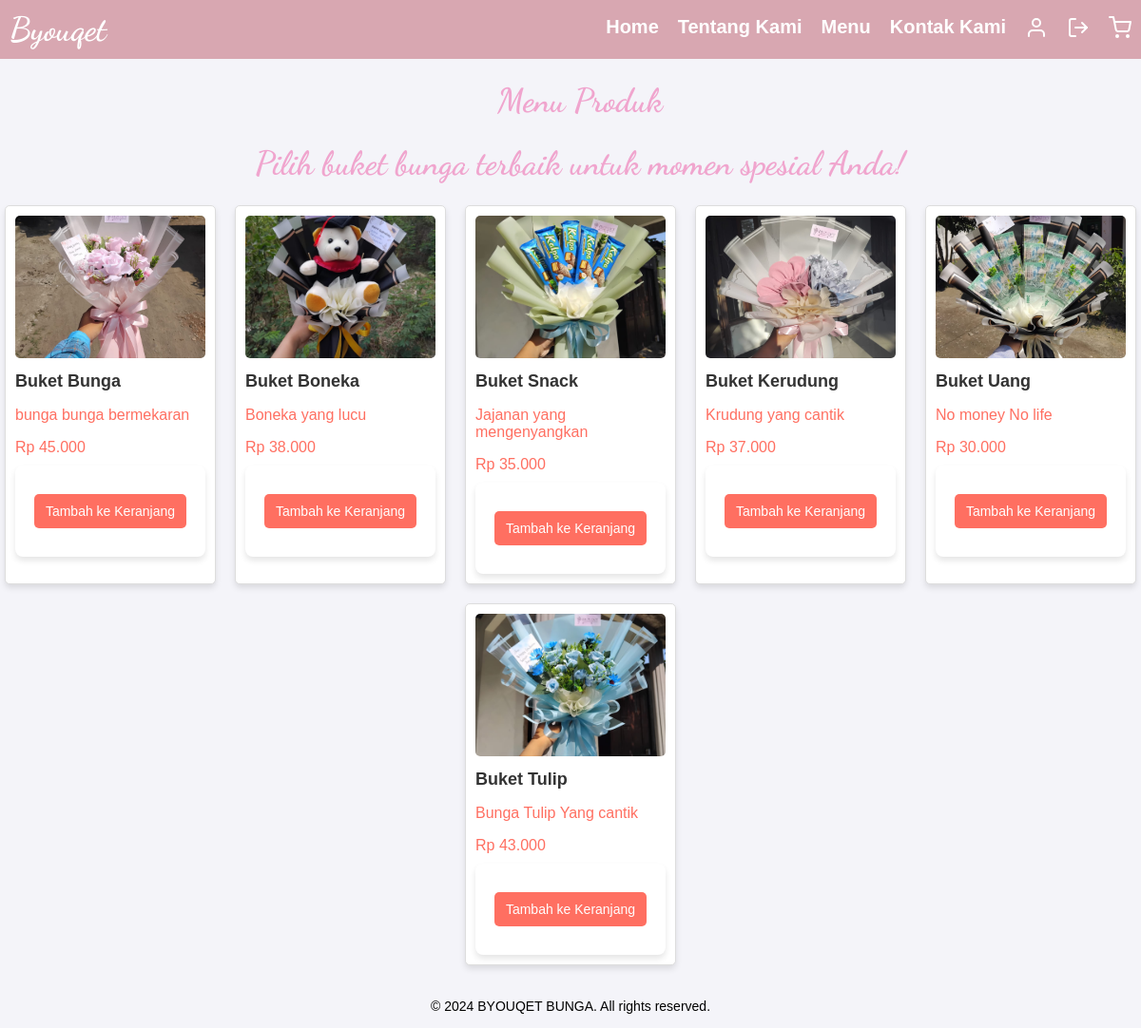
/menu.php (signed in), run on the app's committed database.
### tables this page shows
CREATE TABLE `produk` (
  `id` int(11) NOT NULL,
  `category_id` int(11) NOT NULL,
  `name` varchar(100) NOT NULL,
  `price` decimal(10,2) NOT NULL,
  `description` text DEFAULT NULL,
  `created_at` timestamp NOT NULL DEFAULT current_timestamp(),
  `image` varchar(255) NOT NULL
);

### menu.php (the view, shortened to what this page needs)
<?php
include 'koneksi.php';
$query = "SELECT * FROM produk";
$result = mysqli_query($conn, $query);
?>
<!DOCTYPE html>
<html lang="en">
<head>
    <link rel="stylesheet" href="style.css">
</head>
<body>
    <header>
        <nav>
            <div class="logo">Byouqet</div>
            <ul class="nav-links">
                <div id="home" class="hidden">
                    <a href="home.php">Home</a>
                    <a href="about.php">Tentang Kami</a>
                    <a href="menu.php">Menu</a>
                    <a href="contact.php">Kontak Kami</a>
                    <a href="profil.php" class="icon-link"><i data-feather="user"></i></a>
                    <a href="logout.php" class="icon-link"><i data-feather="log-out"></i></a>
                    <a href="keranjang.php" class="icon-link" id="shoppingCartIcon"><i
                            data-feather="shopping-cart"></i></a>
                </div>
            </ul>
        </nav>
    </header>
    <headerh1 h1>
        <h1>Menu Produk</h1>
        <h1>Pilih buket bunga terbaik untuk momen spesial Anda!</h1>
        <div class="buket-list">
            <?php while ($row = mysqli_fetch_assoc($result)) { ?>
            <div class="buket-item">
                <img src="foto/<?= htmlspecialchars($row['image']); ?>" alt="<?= htmlspecialchars($row['name']); ?>">
                <h3><?= htmlspecialchars($row['name']); ?></h3>
                <p><?= htmlspecialchars($row['description']); ?></p>
                <p>Rp <?= number_format($row['price'], 0, ',', '.'); ?></p>
                <form action="menu.php" method="POST">
                    <button type="submit" class="add-to-cart">Tambah ke Keranjang</button>
                </form>
            </div>
            <?php } ?>
        </div>
        <div class="footer">
            <p>© 2024 BYOUQET BUNGA. All rights reserved.</p>
        </div>
</body>
</html>

### style.css (style rules this page uses)
body, html { margin: 0; padding: 0; font-family: 'Roboto', sans-serif; background-color: #f0a5ce; color: #333; }
a { text-decoration: none; color: inherit; }
ul { list-style: none; margin: 0; padding: 0; }
header nav, nav { display: flex; justify-content: space-between; align-items: center; padding: 0px 10px; background-color: #D8A7B1; color: white; }
header .logo, nav .logo { font-size: 35px; font-family: 'Dancing Script', cursive; font-weight: bold; }
.nav-links, #menu, #home, #tentang , #kontak { display: flex; gap: 20px; }
.nav-links a, #menu, #home, #tentang, #kontak a { color: white; font-size: 20px; font-weight: bold; text-decoration: none; transition: color 0.3s; }
.nav-links a:hover, #menu, #home, #tentang , #kontak a:hover { color: #ffe6e6; }
body, html { margin: 0; padding: 0; font-family: 'Roboto', sans-serif; background-color: #FFF8F2; color: #333; }
header { background-color: #D8A7B1; padding: 10px 0; text-align: center; color: #fff; }
header .logo { font-family: 'Dancing Script'; font-size: 35px; font-weight: bold; }
.nav-links { list-style: none; padding: 0; }
.nav-links a { text-decoration: none; color: #fff; font-weight: bold; }
.nav-links { list-style: none; padding: 0; text-align: center; }
.footer { text-align: center; background-color: #f0a5ce; padding: 1px 0; margin: 0; width: 100%; position: relative; bottom: 0; left: 0; font-size: 14px; color: #333; margin-top: 20px; }
.buket-list { display: flex; justify-content: center; flex-wrap: wrap; gap: 20px; }
.buket-item { background: white; border: 1px solid #ddd; padding: 10px; width: 200px; border-radius: 5px; box-shadow: 0 4px 6px rgba(0, 0, 0, 0.1); }
.buket-item img { width: 100%; height: 150px; object-fit: cover; border-radius: 5px; }
.buket-item h3 { font-size: 18px; color: #333; margin: 10px 0; }
.buket-item p { font-size: 16px; color: #FF6F61; margin-bottom: 10px; }
.buket-item button { padding: 10px; background-color: #FF6F61; color: white; border: none; cursor: pointer; border-radius: 5px; font-size: 14px; }
body { font-family: Arial, sans-serif; background-color: #FFF8F2; color: #333; margin: 0; padding: 0; }
h1, h2 { text-align: center; color: white; font-size: 20px; font-family: 'Dancing Script'; margin-left: 20px; }
form { max-width: 500px; margin: 20px auto; background: #fff; padding: 20px; border-radius: 8px; box-shadow: 0 4px 8px rgba(0, 0, 0, 0.1); }
form input, form textarea, form select, form button { width: calc(100% - 20px); margin: 10px 10px 20px; padding: 10px; border: 1px solid #ccc; border-radius: 4px; }
form button { background-color: #bd2130; color: #fff; border: none; cursor: pointer; transition: background-color 0.3s ease; }
body { font-family: Arial, sans-serif; background-color: #f4f4f9; color: #333; margin: 0; padding: 0; }
body { font-family: Arial, sans-serif; background-color: #fff8f2; color: #333; margin: 0; padding: 0; }
h1 { text-align: center; color: #fff; }
form { background-color: #fff; padding: 20px; border-radius: 8px; box-shadow: 0 4px 6px rgba(0, 0, 0, 0.1); max-width: 600px; margin: 0 auto; }
form input, form textarea, form button { width: 100%; padding: 10px; margin: 10px 0; border-radius: 4px; border: 1px solid #ccc; font-size: 16px; }
form button { background-color: #5bc0de; color: #fff; font-size: 16px; cursor: pointer; border: none; border-radius: 4px; }
a { color: #5bc0de; text-decoration: none; }

### menu.php (style rules this page uses)
body, html { background-color: #f4f4f9; }
.footer { background-color: #f4f4f9; color: #000; }
h1, h2 { font-size: 35px; font-family: 'Dancing Script', cursive; font-weight: bold; color: #f0a5ce; }

### data on the page
produk: image (picture), name "Buket Bunga", description "bunga bunga bermekaran", price "45.000"
produk: image (picture), name "Buket Boneka", description "Boneka yang lucu", price "38.000"
produk: image (picture), name "Buket Snack", description "Jajanan yang mengenyangkan", price "35.000"
produk: image (picture), name "Buket Kerudung", description "Krudung yang cantik", price "37.000"
produk: image (picture), name "Buket Uang", description "No money No life", price "30.000"
produk: image (picture), name "Buket Tulip", description "Bunga Tulip Yang cantik", price "43.000"
